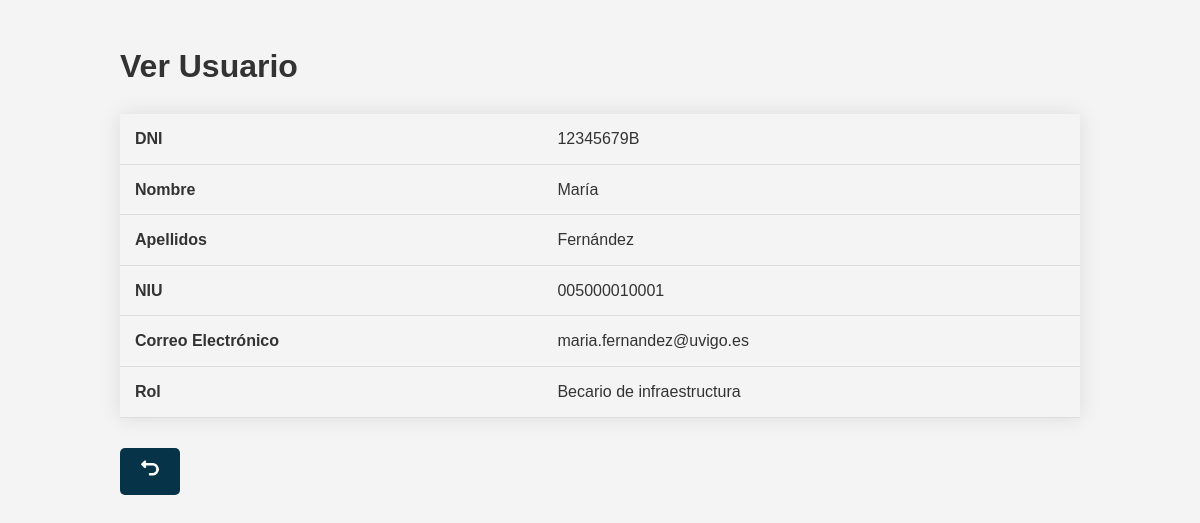
/Controllers/Usuarios_Controller.php?action=view_user&DNI=12345679B (signed in), run on the app's committed database.
### tables this page shows
CREATE TABLE Usuario (
    ID_Usuario INT AUTO_INCREMENT PRIMARY KEY,
    DNI VARCHAR(9) NOT NULL UNIQUE,
    Nombre VARCHAR(50) NOT NULL,
    Apellidos VARCHAR(50) NOT NULL,
    NIU VARCHAR(50) NOT NULL UNIQUE,
    Email VARCHAR(100) NOT NULL,
    Rol ENUM('Estudiante', 'Docente', 'Becario de infraestructura', 'Personal de conserjeria', 'Admin') NOT NULL,
    Contrasena VARCHAR(100) NOT NULL
);

### models/Usuarios_Model.php (called while the page is built, shortened)
<?php
class Usuarios_Model {
    var $DNI;
    function __construct($ID_Usuario, $NIU, $Nombre, $Apellidos, $DNI, $Email, $Rol, $Contrasena) {
        $this->DNI = $DNI;
        include_once 'Access_DB.php';
        $this->mysqli = ConnectDB();
    }
    function rellenadatos() {
        $sql = "SELECT * FROM Usuario WHERE DNI = ?";
        $stmt = $this->mysqli->prepare($sql);
        $stmt->bind_param('s', $this->DNI);
        $stmt->execute();
        $result = $stmt->get_result();
        if ($result->num_rows > 0) {
            return $result;
        } else {
            return false;
        }
    }
}
?>

### models/Access_DB.php (called while the page is built, shortened)
<?php
function ConnectDB() {
    $mysqli = new mysqli("localhost", "root", "", "uvigores");
    return $mysqli;
}
?>

### views/Usuario_View_View.php (the view, shortened to what this page needs)
<?php
class Usuario_View_View {
    function __construct($user_data) {
        $this->user_data = $user_data;
        $this->render();
    }
    function render() {
        include '../Locales/Strings_SPANISH.php';
        ?>
        <!DOCTYPE html>
        <html lang="es">
        <head>
            <link rel="stylesheet" href="../css/styles.css">
        </head>
        <body>
            <div class="container">
                <h1><?php echo $strings['Ver Usuario']; ?></h1>
                <table class="table">
                    <tr>
                        <th><?php echo $strings['DNI']; ?></th>
                        <td><?php echo $this->user_data['DNI']; ?></td>
                    </tr>
                    <tr>
                        <th><?php echo $strings['Nombre']; ?></th>
                        <td><?php echo $this->user_data['Nombre']; ?></td>
                    </tr>
                    <tr>
                        <th><?php echo $strings['Apellidos']; ?></th>
                        <td><?php echo $this->user_data['Apellidos']; ?></td>
                    </tr>
                    <tr>
                        <th><?php echo $strings['NIU']; ?></th>
                        <td><?php echo $this->user_data['NIU']; ?></td>
                    </tr>
                    <tr>
                        <th><?php echo $strings['Correo Electrónico']; ?></th>
                        <td><?php echo $this->user_data['Email']; ?></td>
                    </tr>
                    <tr>
                        <th><?php echo $strings['Rol']; ?></th>
                        <td><?php echo $this->user_data['Rol']; ?></td>
                    </tr>
                </table>
                <a class="button" href="Usuarios_Controller.php?action=list_users" title="<?php echo $strings['Volver']; ?>">
                    <img src="../views/img/turn-back.png" alt="<?php echo $strings['Volver']; ?>" style="width: 20px; height: 20px;">
                </a>
            </div>
        </body>
        </html>
        <?php
    }
}
?>

### css/styles.css (style rules this page uses)
body { font-family: 'Arial', sans-serif; background-color: #f4f4f4; color: #333; margin: 0; padding: 0; line-height: 1.6; }
.container { width: 80%; margin: 0 auto; padding: 20px; }
a { color: #0056b3; text-decoration: none; font-weight: bold; }
button, .button { background-color: #073349; color: white; padding: 10px 20px; border: none; cursor: pointer; text-align: center; border-radius: 5px; font-size: 16px; margin: 5px 0; display: inline-block; }
.table { width: 100%; border-collapse: collapse; margin: 20px 0; font-size: 16px; box-shadow: 0 0 20px rgba(0, 0, 0, 0.1); }
.table th, .table td { padding: 12px 15px; text-align: left; border-bottom: 1px solid #ddd; }
.button { display: inline-block; padding: 10px 20px; margin: 10px 5px 0 0; background-color: #073349; color: white; text-align: center; text-decoration: none; border-radius: 5px; transition: background-color 0.3s ease; }

### data on the page
usuario: DNI "12345679B", Nombre "María", Apellidos "Fernández", NIU "005000010001", Email "maria.fernandez@uvigo.es", Rol "Becario de infraestructura"

### other printed values
$strings['Ver Usuario'] "Ver Usuario"
$strings['DNI'] "DNI"
$strings['Nombre'] "Nombre"
$strings['Apellidos'] "Apellidos"
$strings['NIU'] "NIU"
$strings['Correo Electrónico'] "Correo Electrónico"
$strings['Rol'] "Rol"
